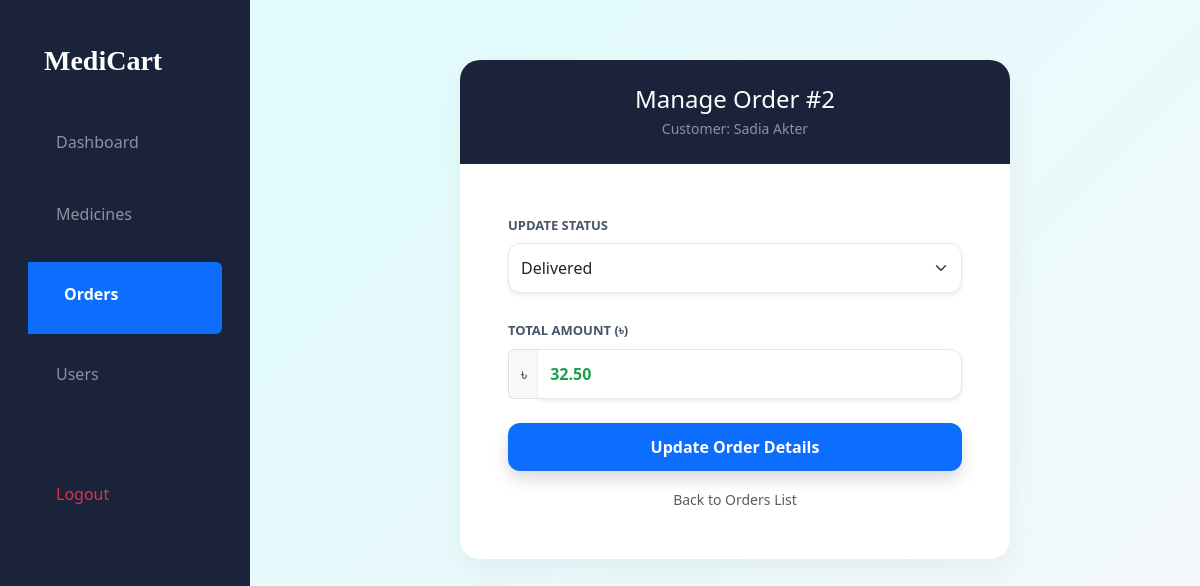
/admin/update_order.php?id=2 (signed in), run on the app's committed database.
### tables this page shows
CREATE TABLE `orders` (
  `order_id` int(11) NOT NULL,
  `user_id` int(11) DEFAULT NULL,
  `address` text DEFAULT NULL,
  `phone` varchar(20) DEFAULT NULL,
  `total_amount` decimal(10,2) DEFAULT NULL,
  `payment_method` varchar(50) DEFAULT NULL,
  `status` varchar(50) DEFAULT 'Pending',
  `prescription_file` varchar(255) DEFAULT NULL,
  `order_date` timestamp NOT NULL DEFAULT current_timestamp(),
  `total_price` decimal(10,2) DEFAULT 0.00
);

CREATE TABLE `users` (
  `user_id` int(11) NOT NULL,
  `name` varchar(100) NOT NULL,
  `phone` varchar(20) NOT NULL,
  `email` varchar(255) DEFAULT NULL,
  `password` varchar(255) NOT NULL,
  `created_at` timestamp NOT NULL DEFAULT current_timestamp(),
  `role` varchar(20) DEFAULT 'user'
);

### admin/update_order.php (the view, shortened to what this page needs)
<?php
include('../includes/db.php');
include('../includes/ad_header.php');
$order_id = intval($_GET['id']);
$stmt = $conn->prepare("SELECT o.*, u.name as customer_name FROM orders o JOIN users u ON o.user_id = u.user_id WHERE o.order_id = ?");
$stmt->bind_param("i", $order_id);
$stmt->execute();
$result = $stmt->get_result();
$order = $result->fetch_assoc();
?>
<div class="sidebar" style="width: 250px; height: 100vh; background: #1a233a; position: fixed; left: 0; top: 0;">
    <div class="p-4"><h3 style="color:#fff; font-family:cursive; font-weight:900;">MediCart</h3></div>
    <ul class="list-unstyled">
        <li class="px-4 py-2"><a href="dashboard.php" class="text-white-50 text-decoration-none">Dashboard</a></li>
        <li class="px-4 py-2"><a href="manage_medicines.php" class="text-white-50 text-decoration-none">Medicines</a></li>
        <li class="px-4 py-2 bg-primary rounded-end m-2"><a href="orders.php" class="text-white text-decoration-none fw-bold">Orders</a></li>
        <li class="px-4 py-2"><a href="users.php" class="text-white-50 text-decoration-none">Users</a></li>
        <li class="px-4 py-2 mt-5"><a href="logout.php" class="text-danger text-decoration-none">Logout</a></li>
    </ul>
</div>
<div class="main-content">
    <div class="update-card">
        <div class="card-header-custom">
            <h4 class="m-0">Manage Order #<?= $order_id ?></h4>
            <p class="text-white-50 small m-0 mt-1">Customer: <?= htmlspecialchars($order['customer_name']) ?></p>
        </div>
        <div class="p-4 p-md-5">
            <form method="POST">
                <div class="mb-4">
                    <label class="form-label">Update Status</label>
                    <select name="status" class="form-select shadow-sm" required>
                        <option value="Delivered" <?= ($order['status']=="Delivered") ? "selected" : "" ?>>Delivered</option>
                    </select>
                </div>
                <div class="mb-4">
                    <label class="form-label">Total Amount (৳)</label>
                    <div class="input-group">
                        <span class="input-group-text bg-light border-end-0">৳</span>
                        <input type="number" name="total_amount" class="form-control border-start-0 shadow-sm"
                               value="<?= $order['total_amount'] ?>" step="0.01" required
                               style="font-weight: bold; color: #16a34a;">
                    </div>
                </div>
                <button type="submit" name="update" class="btn btn-update w-100 mb-3 shadow">
                    Update Order Details
                </button>
                <div class="text-center">
                    <a href="orders.php" class="text-decoration-none small text-muted">
                        <i class="bi bi-arrow-left"></i> Back to Orders List
                    </a>
                </div>
            </form>
        </div>
    </div>
</div>

### includes/ad_header.php (style rules this page uses)
html, body { height: 100%; margin: 0; }
body { background: #f4f6f9; display: flex; flex-direction: column; }
.sidebar { width: 250px; height: 100vh; position: fixed; left: 0; top: 0; background: linear-gradient(180deg, #0f172a, #1e293b); color: #fff; padding: 20px; overflow-y: auto; }
.sidebar a { display: block; padding: 12px; margin-bottom: 8px; color: #cbd5e1; text-decoration: none; border-radius: 10px; transition: 0.2s; }

### admin/update_order.php (style rules this page uses)
body { background: linear-gradient(135deg, #ddfdfd, #f5f7fb); min-height: 100vh; }
.main-content { padding: 40px; }
.update-card { background: #fff; border-radius: 20px; border: none; box-shadow: 0 10px 30px rgba(0,0,0,0.05); max-width: 550px; margin: 0 auto; overflow: hidden; }
.card-header-custom { background: #1a233a; padding: 25px; color: #fff; text-align: center; }
.form-label { font-weight: 700; color: #475569; font-size: 13px; text-transform: uppercase; margin-bottom: 8px; }
.form-select, .form-control { border-radius: 12px; padding: 12px; border: 1px solid #e2e8f0; }
.btn-update { background: #0d6efd; border: none; padding: 12px; border-radius: 12px; font-weight: 700; transition: 0.3s; color: white; }

### data on the page
orders: user.name "Sadia Akter", status "Delivered", total_amount "32.50"

### other printed values
$order_id "2"
